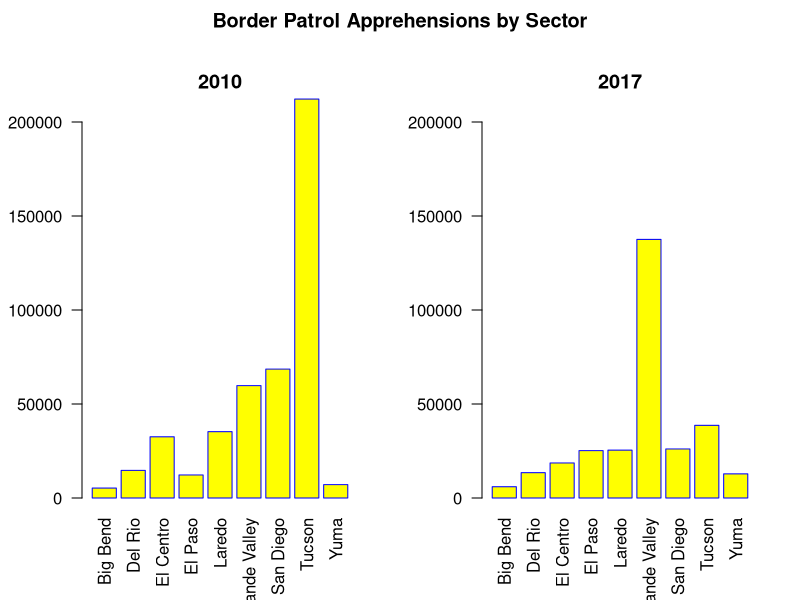
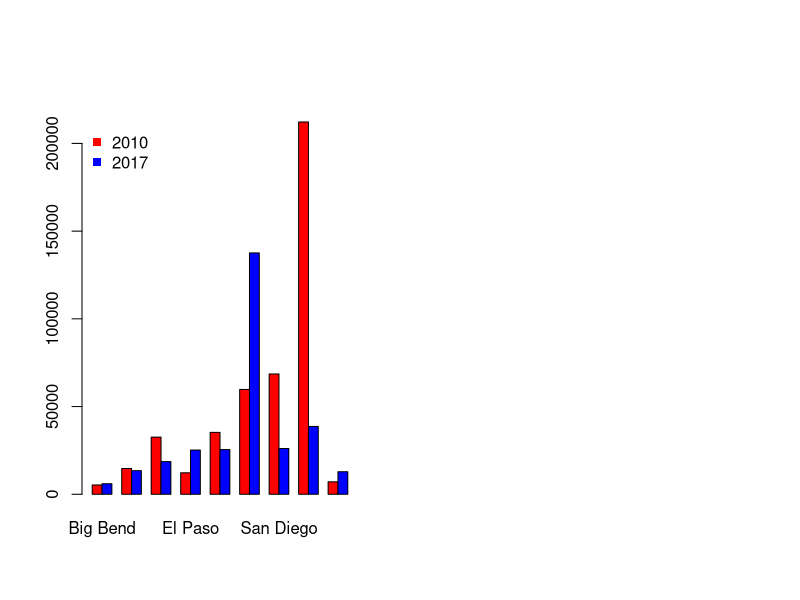
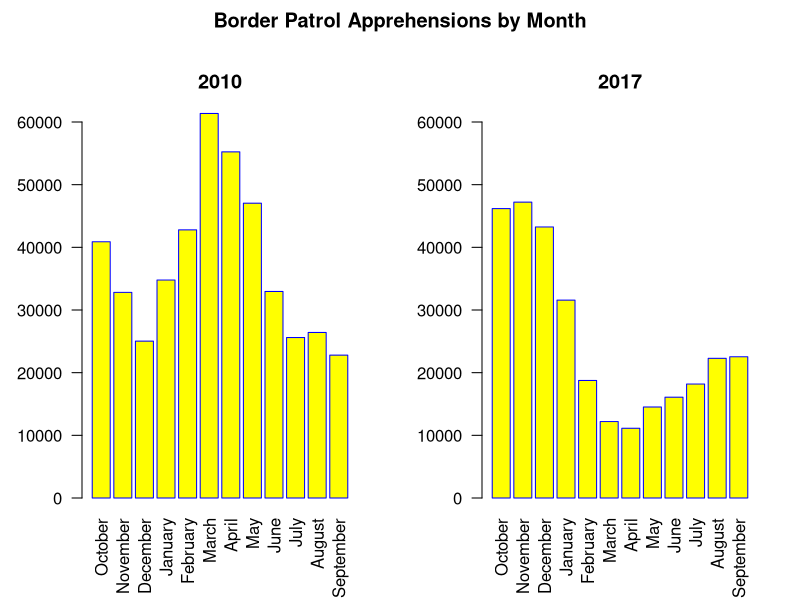
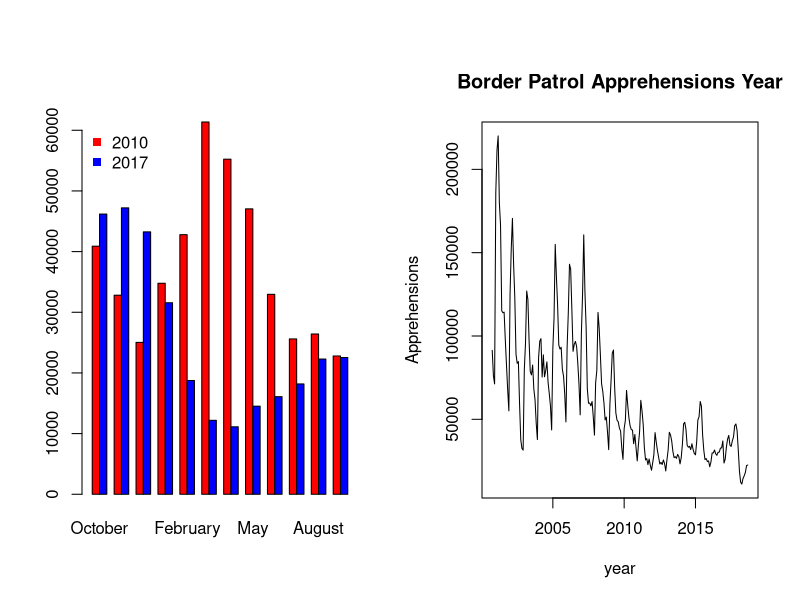

Generate these figures, in order, with R:
#Analysis

A2010 <- read.csv( "BP Apprehensions 2010.csv" , header = TRUE, stringsAsFactors = FALSE)
A2017 <- read.csv("PB Apprehensions 2017.csv", header = TRUE, stringsAsFactors = FALSE)
A2000.2017 <- read.csv("PB monthly summaries.csv", header = TRUE, stringsAsFactors = FALSE)

#### organiza data with Rownames, Column Totals, and Row Totals

## Use strings in Col 1 as row names
rownames(A2000.2017) <- A2000.2017[,1]

## Drop column 1
A2000.2017 <-  subset(A2000.2017, select= -c(year))

## Reorder
A2000.2017 <- A2000.2017[18:1,]
rownames(A2000.2017) <- c()
A2000.2017 <- unname(A2000.2017)

#### organiza data with Rownames, Column Totals, and Row Totals

## Use strings in Col 1 as row names
rownames(A2010) <- A2010[,1]

## Drop column 1
A2010 <-  subset(A2010, select= -c(Sector))

## rbind ColSums to dataframe
A2010 <- rbind(A2010, colSums(A2010))

## rbind assigns a rowname -- drop this name
-length(rownames(A2010))  

## rename the row with column totals "Total"
rownames(A2010) <- c(rownames(A2010)[-length(rownames(A2010))], "Total")

## cbind rowSums to dataframd
A2010 <- cbind(A2010,rowSums(A2010))

## rename last column "Totals
colnames(A2010) <- c(colnames(A2010)[-length(colnames(A2010))], "Total")


####################################################################################

## Use strings in Col 1 as row names
rownames(A2017) <- A2017[,1]

## Drop column 1
A2017 <-  subset(A2017, select= -c(Sector))

## rbind ColSums to dataframe
A2017 <- rbind(A2017, colSums(A2017))

## rbind assigns a rowname -- drop this name
-length(rownames(A2017))  

## rename the row with column totals "Total"
rownames(A2017) <- c(rownames(A2017)[-length(rownames(A2017))], "Total")

## cbind rowSums to dataframd
A2017 <- cbind(A2017,rowSums(A2017))

## rename last column "Totals
colnames(A2017) <- c(colnames(A2017)[-length(colnames(A2017))], "Total")


#COMPARE 2010 AND 2017 BY SECTOR

## WAY ONE

    par(mfcol=c(1,2),oma=c(0,0,2,0))
    
    barplot(A2010[1:9,13], 
            names.arg = rownames(A2010)[1:9], 
            las=2,
            axisnames=TRUE,
            main="2010",
            border="blue",
            col="yellow",
            ylim=c(0,200000))
    
    barplot(A2017[1:9,13], 
            names.arg = rownames(A2017)[1:9], 
            las=2,
            axisnames=TRUE,
            main="2017",
            border="blue",
            col="yellow",
            ylim=c(0,200000))
    
    title("Border Patrol Apprehensions by Sector", outer=TRUE)

## WAY TWO 

    year2010 <- t(as.data.frame(matrix(A2010[1:9,13])))
    colnames(year2010) <- rownames(A2010[1:9,])
    
    year2017 <- t(as.data.frame(matrix(A2017[1:9,13])))
    colnames(year2017) <- rownames(A2017[1:9,])
    
    year2010_17 <- rbind(year2010, year2017)
    row.names(year2010_17) <- c("2010", "2017")
    
    barplot(as.matrix(year2010_17), beside = TRUE, col = c("red", "blue"), bty="n" )
    legend("topleft", c("2010","2017"), pch=15,  col=c("red","blue"),  bty="n")

    
#COMPARE 2010 AND 2017 BY MONTH

    ## WAY ONE
    par(mfcol=c(1,2),oma=c(0,0,2,0))
    barplot(unname(t(A2010)[1:12,10]), 
            names.arg = colnames(A2010)[1:12], 
            las=2,
            axisnames=TRUE,
            main="2010",
            border="blue",
            col="yellow",
            ylim=c(0,60000))
    
    
    barplot(unname(t(A2017)[1:12,10]), 
            names.arg = colnames(A2017)[1:12], 
            las=2,
            axisnames=TRUE,
            main="2017",
            border="blue",
            col="yellow",
            ylim=c(0,60000))
    title("Border Patrol Apprehensions by Month", outer=TRUE)


    #WAY TWO
    year2010 <- t(as.data.frame(matrix(unname(t(A2010)[1:12,10]))))
    colnames(year2010) <- colnames(A2010[1:12])
    
    year2017 <- t(as.data.frame(matrix(unname(t(A2017)[1:12,10]))))
    colnames(year2017) <- colnames(A2017[1:12])
    
    year2010_17 <- rbind(year2010, year2017)
    row.names(year2010_17) <- c("2010", "2017")
    
    barplot(as.matrix(year2010_17), beside = TRUE, col = c("red", "blue"), bty="n" )
    legend("topleft", c("2010","2017"), pch=15,  col=c("red","blue"),  bty="n")


#use sample statistics tests to compare sector with most apprehensions for 2010 with sector with most apprehensions in 2017

Sector_Totals_2010 <- A2010[1:9,13]
names(Sector_Totals_2010) <- rownames(A2010[1:9,])

Sector_Totals_2017 <- A2017[1:9,13]
names(Sector_Totals_2017) <- rownames(A2017[1:9,])

MA_2017_index <- which(Sector_Totals_2017 == max(Sector_Totals_2017))
MA_2010_index <- which(Sector_Totals_2010 == max(Sector_Totals_2010))

MA_2017 <- A2017[MA_2017_index,1:12]
MA_2010 <- A2010[MA_2010_index,1:12]

t.test(MA_2010,MA_2017)

t.test(MA_2010,A2017[MA_2010_index,1:12])
t.test(MA_2017,A2010[MA_2017_index,1:12])

#compare 3 month periods with the most apprehensions in 2010 and 2017

col <- c("Oct-Dec", "Jan-Mar", "Apr-Jun","Jul-Sep")
Monthly_Totals_2010 <- (t(A2010)[1:12,10])

  #Breakdown 
  A2010_3 <- rbind(sum(Monthly_Totals_2010[1:3]),sum(Monthly_Totals_2010[4:6]),sum(Monthly_Totals_2010[7:9]),sum(Monthly_Totals_2010[10:12]))

Monthly_Totals_2017 <- (t(A2017)[1:12,10])

  #Breakdown 
  A2017_3 <- rbind(sum(Monthly_Totals_2017[1:3]),sum(Monthly_Totals_2017[4:6]),sum(Monthly_Totals_2017[7:9]),sum(Monthly_Totals_2017[10:12]))
  
t.test(Monthly_Totals_2010[4:6],Monthly_Totals_2017[1:3])

# TIME SERIES 

ts2 <- as.vector(t(A2000.2017))
time_series <- ts(ts2, start = c(2000,10), frequency=12)
ts.plot(time_series, gpars=list(xlab="year", ylab="Apprehensions", lty=c(1:3)))
title("Border Patrol Apprehensions Year")
